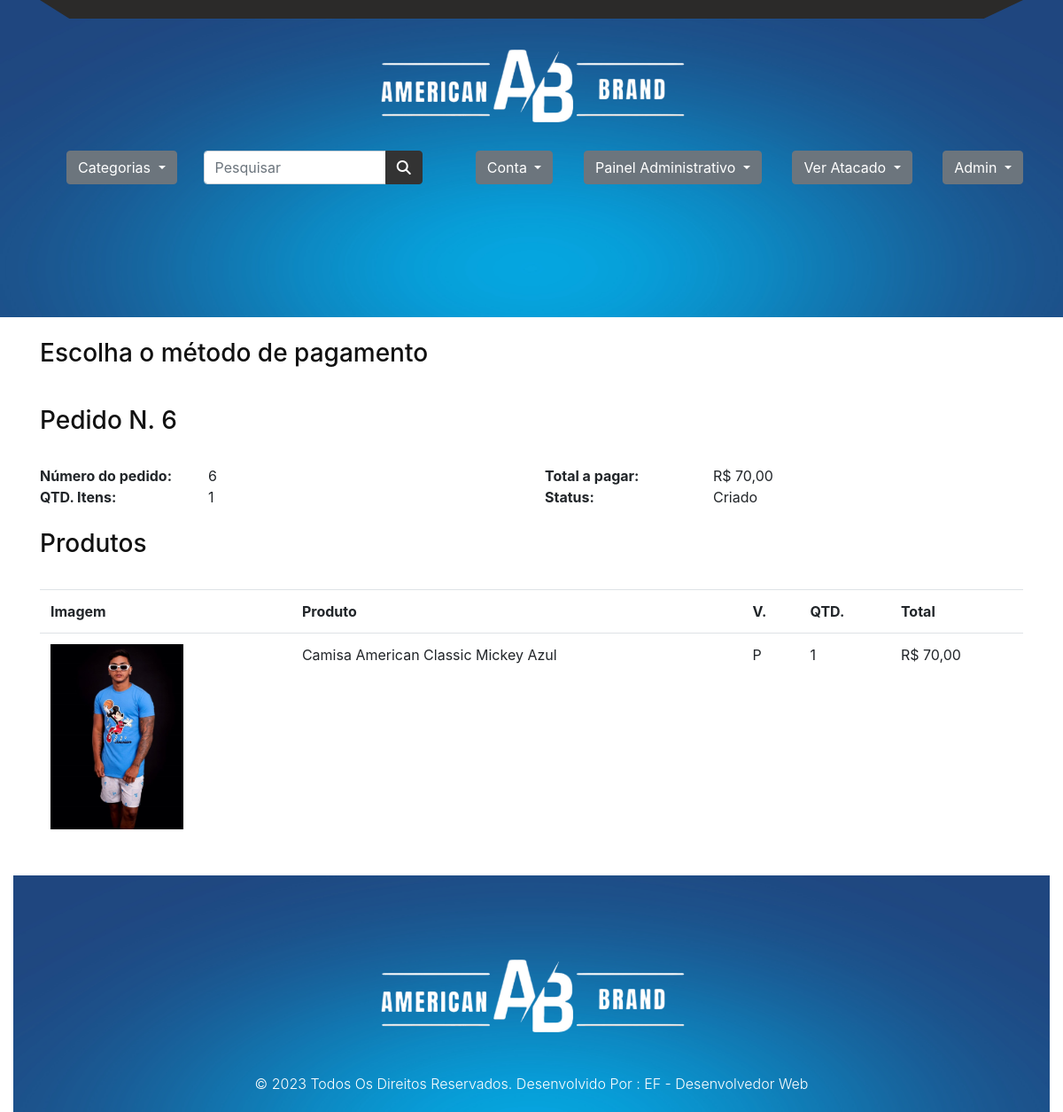
The page /pedido/pagar/6 (signed in) on the database its author committed.
### pedido/models.py (models this page shows, shortened)
class Pedido(models.Model):
    usuario = models.ForeignKey(User, on_delete=models.CASCADE)
    total = models.FloatField()
    qtd_total = models.PositiveIntegerField()
    status = models.CharField(
        default="C",
        max_length=1,
        choices=(
            ('A', 'Aprovado'),
            ('C', 'Criado'),
            ('R', 'Reprovado'),
            ('P', 'Pendente'),
            ('E', 'Enviado'),
            ('F', 'Finalizado'),
        )
    )
    def __str__(self):
        return f'Pedido N. {self.pk}'

class ItemPedido(models.Model):
    pedido = models.ForeignKey(Pedido, on_delete=models.CASCADE)
    produto = models.CharField(max_length=255)
    produto_id = models.PositiveIntegerField()
    variacao = models.CharField(max_length=255)
    variacao_id = models.PositiveIntegerField()
    preco = models.FloatField()
    preco_promocional = models.FloatField(default=0)
    quantidade = models.PositiveIntegerField()
    imagem = models.CharField(max_length=2000)
    class Meta:
        verbose_name = 'Item do pedido'
        verbose_name_plural = 'Itens do pedido'

### pedido/views.py (the view)
# urls.py: path('pagar/<int:pk>', views.Pagar.as_view(), name='pagar'),
class Pagar(DispatchLoginRequiredMixin, DetailView):
    template_name = 'pedido/pagar.html'
    model = Pedido
    pk_url_kwarg = 'pk'
    context_object_name = 'pedido'
    def get_context_data(self, **kwargs):
        context = super().get_context_data(**kwargs)
        context['categorias'] = models.Categoria.objects.all()
        return context

### pedido/views.py (called while the page is built)
    def dispatch(self, *args, **kwargs):
        if not self.request.user.is_authenticated:
            return redirect('perfil:criar')
        return super().dispatch(*args, **kwargs)

    def get_queryset(self, *args, **kwargs):
        qs = super().get_queryset(*args, **kwargs)
        qs = qs.filter(usuario=self.request.user)
        return qs

### produto/templatetags/omfilters.py (called while the page is built)
@register.filter
def formata_preco(val):
    return utils.formata_preco(val)

### utils/utils.py (called while the page is built)
def formata_preco(val):
    return f'R$ {val:.2f}'.replace('.', ',')

### pedido/templates/pedido/pagar.html (shortened to what this page needs)
{% extends 'base.html' %}
{% load omfilters %}
{% load static %}
{% block conteudo %}
<div class="row">
    <div class="col">
        <br>
        <h3>Escolha o método de pagamento</h3>
    </div>
</div>
{% include 'parciais/_pedido.html' %}
{% endblock %}

### templates/parciais/_pedido.html
{% load static %}
{% load omfilters %}
<div class="row">
    <div class="col">
        <br>
        <h3>{{ pedido }}</h3>
        <div class="row mt-4">
            <div class="col-lg-2 font-weight-bold">Número do pedido:</div>
            <div class="col-lg-4">{{ pedido.id }}</div>
            <div class="col-lg-2 font-weight-bold">Total a pagar:</div>
            <div class="col-lg-4">{{ pedido.total|formata_preco }}</div>
            <div class="col-lg-2 font-weight-bold">QTD. Itens:</div>
            <div class="col-lg-4">{{ pedido.qtd_total }}</div>
            <div class="col-lg-2 font-weight-bold">Status:</div>
            <div class="col-lg-4">{{ pedido.get_status_display }}</div>
        </div>
        <div class="row mt-4">
            <div class="col">
                <h3>Produtos</h3>
            </div>
        </div>
        <div class="table-responsive mt-3">
            <table class="table">
                <tr>
                    <th class="d-none d-lg-block">Imagem</th>
                    <th>Produto</th>
                    <th>V.</th>
                    <th>QTD.</th>
                    <th>Total</th>
                </tr>
                {% for linha in pedido.itempedido_set.all %}
                <tr>
                    <td class="d-none d-lg-block">
                        <img class="cart-img" src="{% get_media_prefix %}{{ linha.imagem }}">
                    </td>
                    <td>{{ linha.produto }}</td>
                    <td>{{ linha.variacao }}</td>
                    <td>{{ linha.quantidade }}</td>
                    <td>
                        {% if linha.preco_promocional %}
                        {{ linha.preco_promocional|formata_preco }}
                        {% else %}
                        {{ linha.preco|formata_preco }}
                        {% endif %}
                    </td>
                </tr>
                {% endfor %}
            </table>
        </div>
    </div>
</div>

### templates/2/css/style.css (style rules this page uses)
* { box-sizing: border-box !important; transition: ease all 0.5s; }
html { scroll-behavior: smooth; overflow-x: hidden; }
body { color: #666666; font-size: 14px; line-height: 1.80857; font-weight: normal; overflow-x: hidden; font-family: 'Poppins', sans-serif; }
h1, h2, h3, h4, h5, h6 { letter-spacing: 0; font-weight: normal; position: relative; padding: 0 0 10px 0; font-weight: normal; line-height: normal; color: #111111; }
h3 { font-size: 18px }
*, *::after, *::before { -webkit-box-sizing: border-box; -moz-box-sizing: border-box; box-sizing: border-box; }
img { max-width: 100%; height: auto; }
.cart-img { max-width: 150px; }

### rows shown on the page
Pedido: id "Pedido N. 6", id "6", total "R$ 70,00", qtd_total "1", status "Criado"
ItemPedido: imagem (picture), produto "Camisa American Classic Mickey Azul", variacao "P", quantidade "1", preco_promocional "R$ 70,00"
